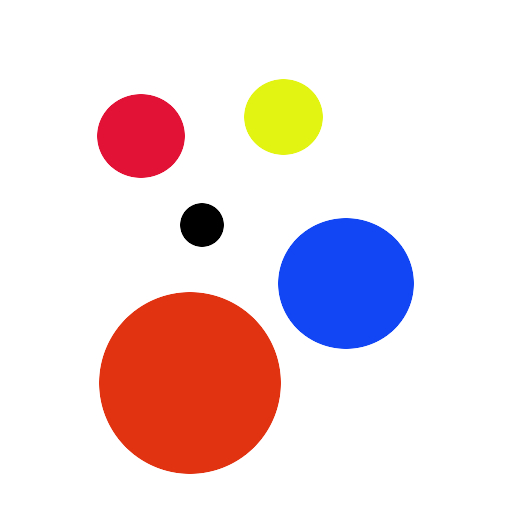
#> input picture red1.jpg, 512 x 512 px
$ python COLOURMASK_PIC.py
#> lines starting #> are read from the running program, lines starting #| are printed output that depends on the picture; after the words box and inside, x2 and y2 are one past the last pixel; in counts of white or black regions, pixels touching at a corner belong together
import cv2
import numpy as np
img = cv2.imread('red1.jpg')
#> img is the input picture: shape (512, 512, 3); mean B, G, R 220.8, 218.1, 236.8
l=0 ;
print(l)
hsv = cv2.cvtColor(img, cv2.COLOR_BGR2HSV)
#> hsv: shape (512, 512, 3); mean H, S, V 11.4, 45.2, 249.2
for i in range(len(img)) :
    print(i)
    for j in range(len(img[i])):
        l+=1
#> this loop made 512 passes
#| 0
#| 1
#| 2
#| 3
#| 4
#| 5
#| 6
#| 7
#> (further printed lines are left out)
#> after the loop, l = 262144
lower_red = np.array([0,120,70])
upper_red = np.array([10,255,255])
mask1 = cv2.inRange(hsv, lower_red, upper_red)
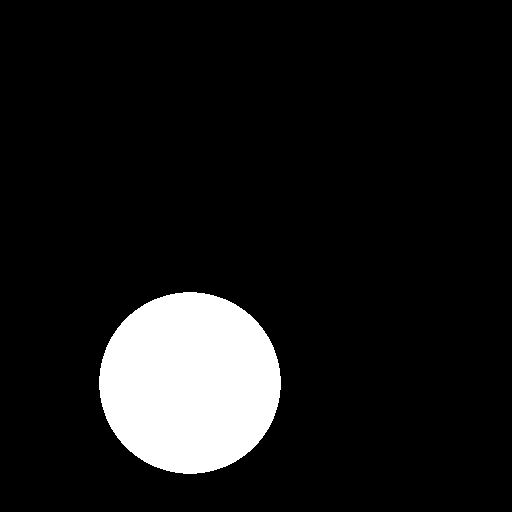
#> mask1: shape (512, 512); 9.9% white; 1 white region, box (x1, y1, x2, y2) and area: (99, 292, 281, 474) 25896
lower_red = np.array([170,120,70])
upper_red = np.array([180,255,255])
#lower_red = np.array([30,150,100])
#upper_red = np.array([255,255,185])
mask2 = cv2.inRange(hsv, lower_red, upper_red)
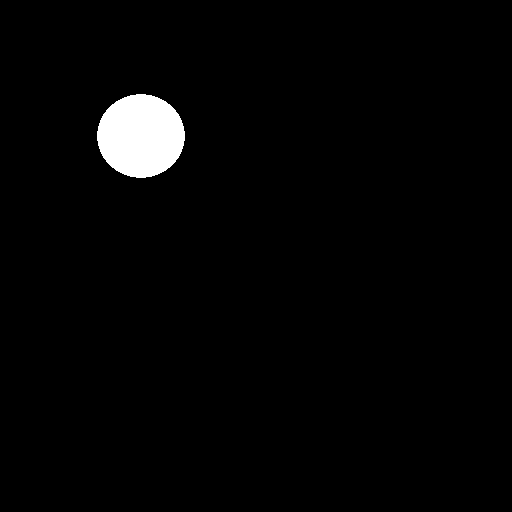
#> mask2: shape (512, 512); 2.2% white; 1 white region, box (x1, y1, x2, y2) and area: (97, 94, 185, 178) 5752
mask=mask1+mask2
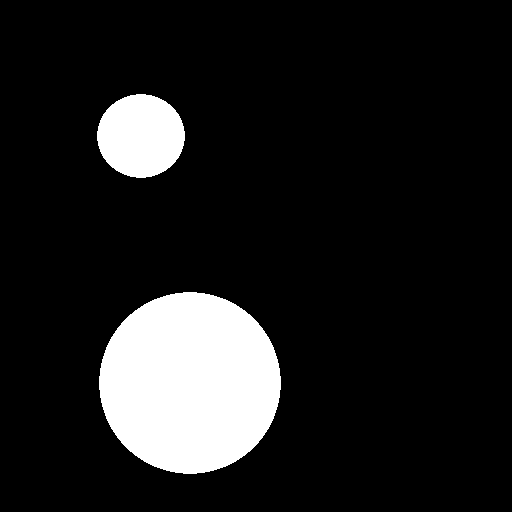
#> mask: shape (512, 512); 12.1% white; 2 white regions, box (x1, y1, x2, y2) and area: (99, 292, 281, 474) 25896, (97, 94, 185, 178) 5752
mask1 = cv2.morphologyEx(mask, cv2.MORPH_OPEN, np.ones((3,3),np.uint8))
mask1 = cv2.morphologyEx(mask, cv2.MORPH_DILATE, np.ones((3,3),np.uint8))
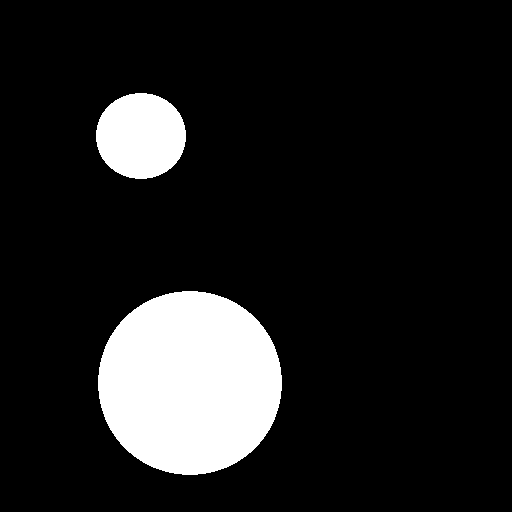
#> mask1: shape (512, 512); 12.5% white; 2 white regions, box (x1, y1, x2, y2) and area: (98, 291, 282, 475) 26628, (96, 93, 186, 179) 6100
mask2 = cv2.bitwise_not(mask1)
res = cv2.bitwise_and(img,img, mask= mask1)
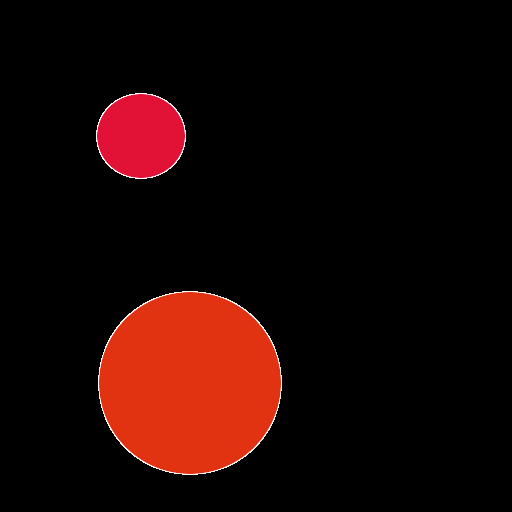
#> res: shape (512, 512, 3); mean B, G, R 3.9, 6.4, 28.2
cv2.imshow('frame',img)
cv2.imshow('res',res)

$ run again, with 1.jpg copied over red1.jpg
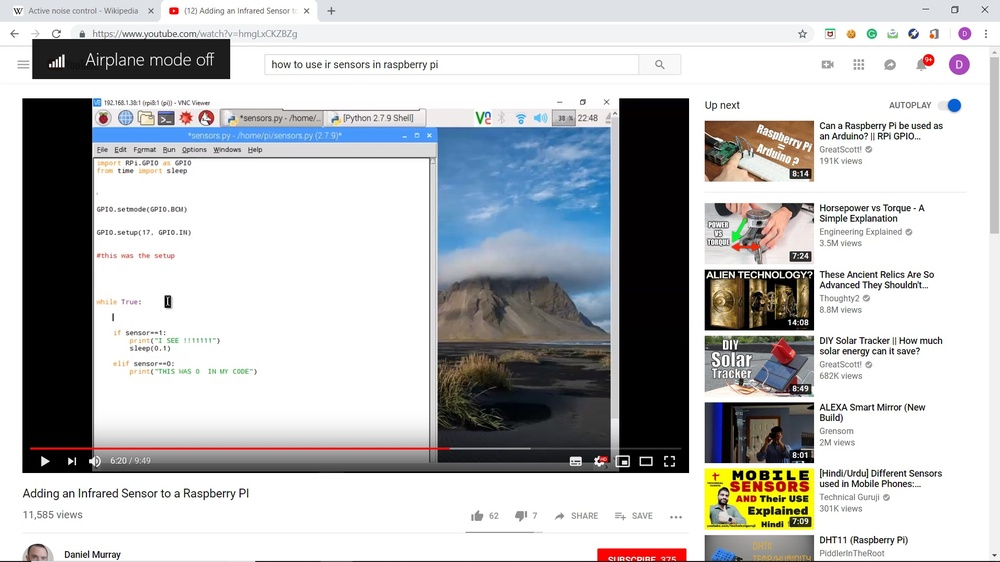
#> input picture 1.jpg, 1000 x 562 px, shrunk from 1920 x 1080 before the run
#> img is the input picture: shape (562, 1000, 3); mean B, G, R 190.8, 189.8, 188.7
#> hsv: shape (562, 1000, 3); mean H, S, V 37.2, 28.8, 196.1
#> the loop `for i in range(len(img)) :` made 562 passes
#| 0
#| 1
#| 2
#| 3
#| 4
#> (further printed lines are left out)
#> after the loop `for i in range(len(img)) :`: l = 562000
#> `mask1 = cv2.inRange(hsv, lower_red, upper_red)`:
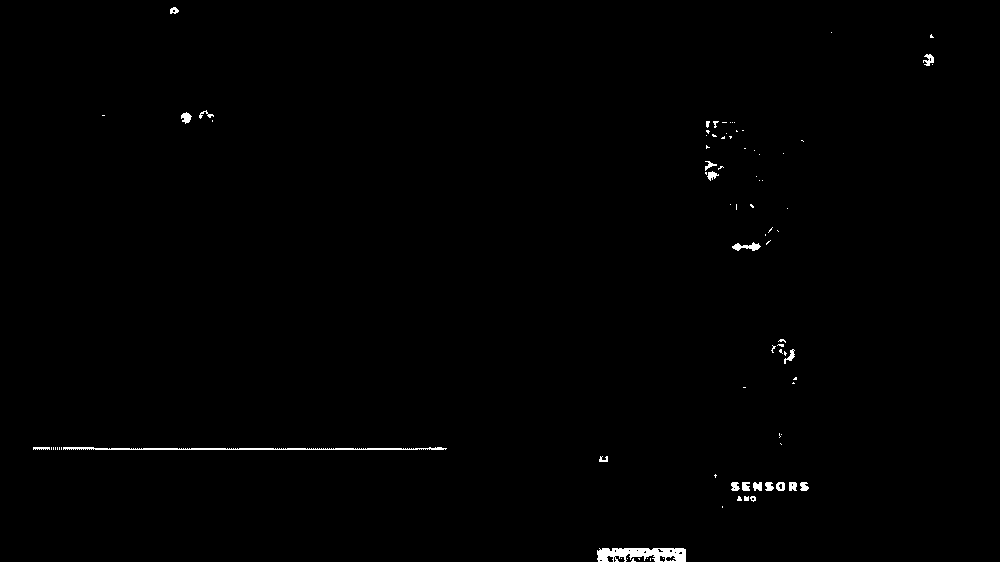
#> mask1: shape (562, 1000); 0.55% white; 86 white regions (63 under 20 px), largest, box (x1, y1, x2, y2) and area: (597, 548, 686, 562) 919, (63, 447, 447, 450) 723, (732, 242, 761, 251) 135
#> mask: shape (562, 1000); 0.67% white; 70 white regions (46 under 20 px), largest, box (x1, y1, x2, y2) and area: (597, 548, 686, 562) 1067, (30, 447, 450, 450) 918, (771, 339, 795, 364) 379
#> `mask1 = cv2.morphologyEx(mask, cv2.MORPH_DILATE, np.ones((3,3),np.uint..`:
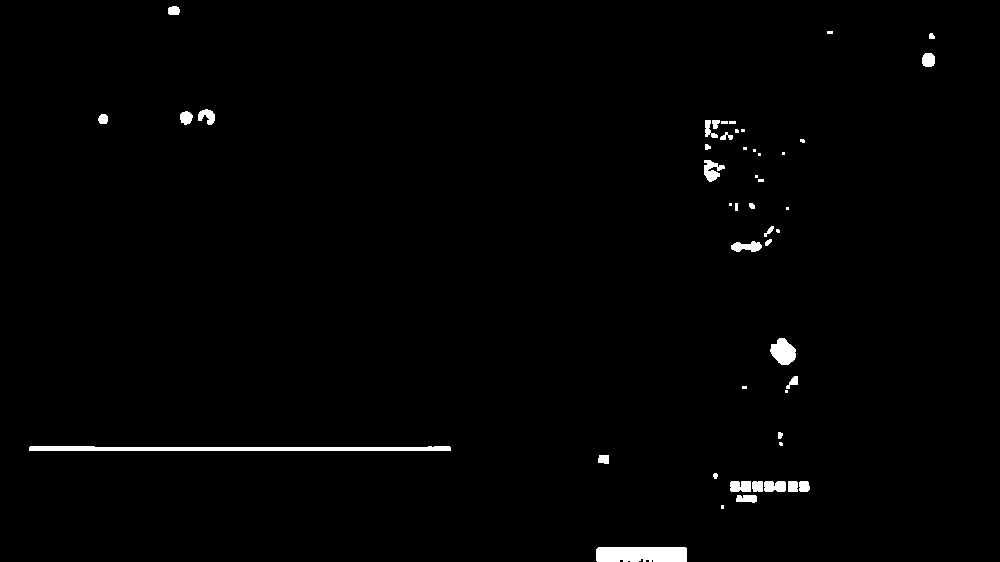
#> mask1: shape (562, 1000); 1.2% white; 48 white regions (17 under 20 px), largest, box (x1, y1, x2, y2) and area: (29, 446, 451, 451) 1773, (596, 547, 687, 562) 1336, (770, 338, 796, 365) 489
